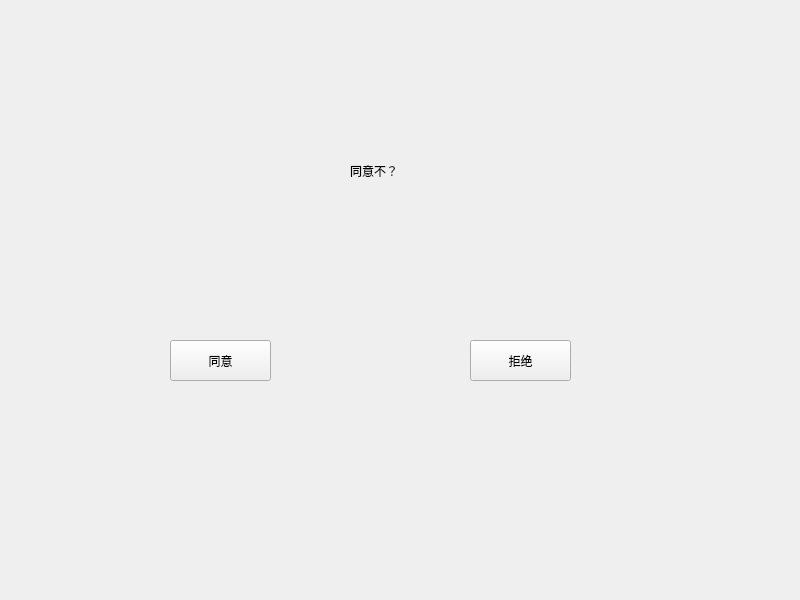
<?xml version="1.0" encoding="UTF-8"?>
<ui version="4.0">
 <class>Widget</class>
 <widget class="QWidget" name="Widget">
  <property name="geometry">
   <rect>
    <x>0</x>
    <y>0</y>
    <width>800</width>
    <height>600</height>
   </rect>
  </property>
  <property name="windowTitle">
   <string>Widget</string>
  </property>
  <widget class="QLabel" name="label">
   <property name="geometry">
    <rect>
     <x>350</x>
     <y>150</y>
     <width>151</width>
     <height>41</height>
    </rect>
   </property>
   <property name="text">
    <string>同意不？</string>
   </property>
  </widget>
  <widget class="QPushButton" name="pushButton_access">
   <property name="geometry">
    <rect>
     <x>170</x>
     <y>340</y>
     <width>101</width>
     <height>41</height>
    </rect>
   </property>
   <property name="text">
    <string>同意</string>
   </property>
  </widget>
  <widget class="QPushButton" name="pushButton_refuse">
   <property name="geometry">
    <rect>
     <x>470</x>
     <y>340</y>
     <width>101</width>
     <height>41</height>
    </rect>
   </property>
   <property name="text">
    <string>拒绝</string>
   </property>
  </widget>
 </widget>
 <resources/>
 <connections/>
</ui>
